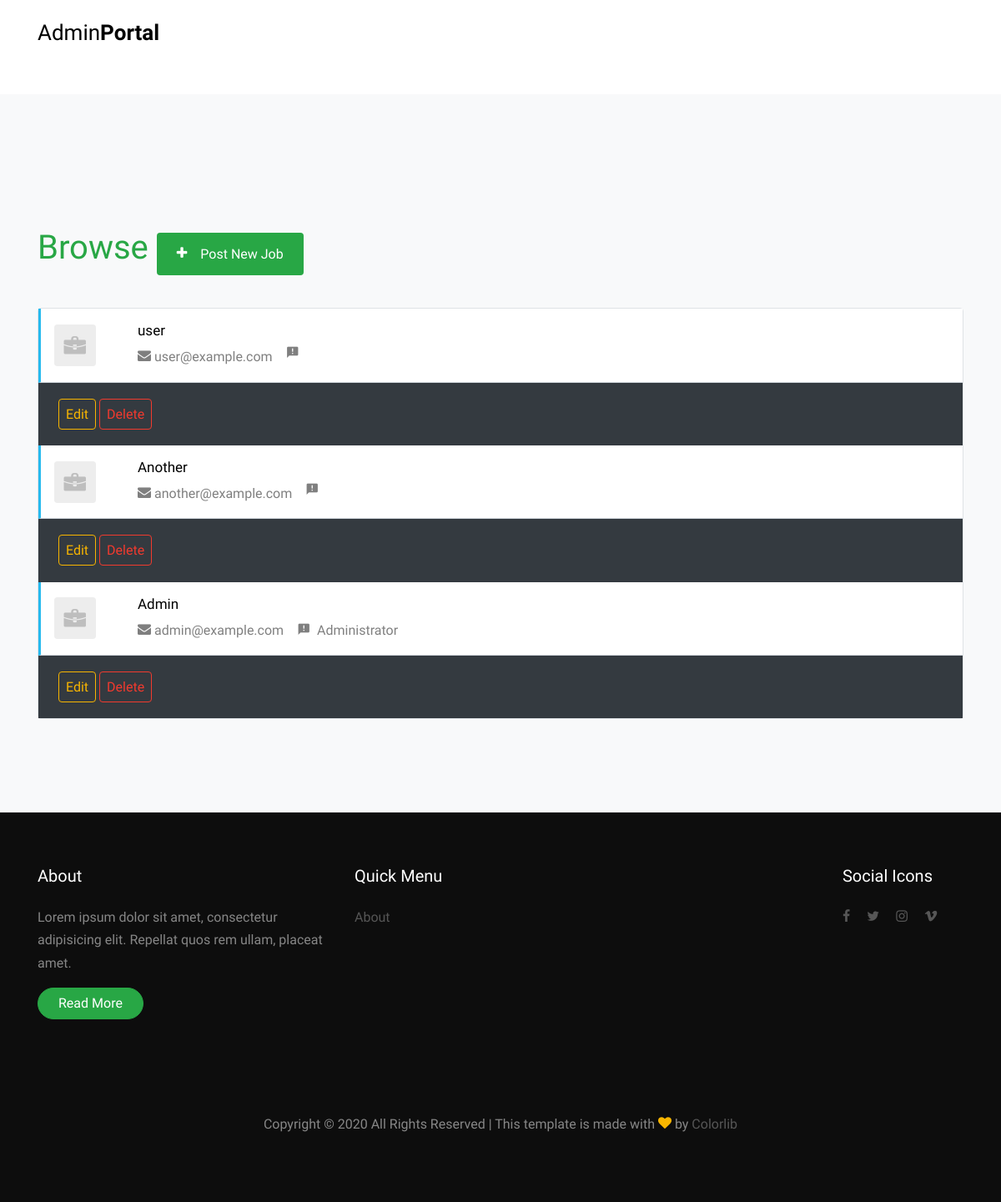
/admin/admin_users.php, run on an earlier commit of the app's database.
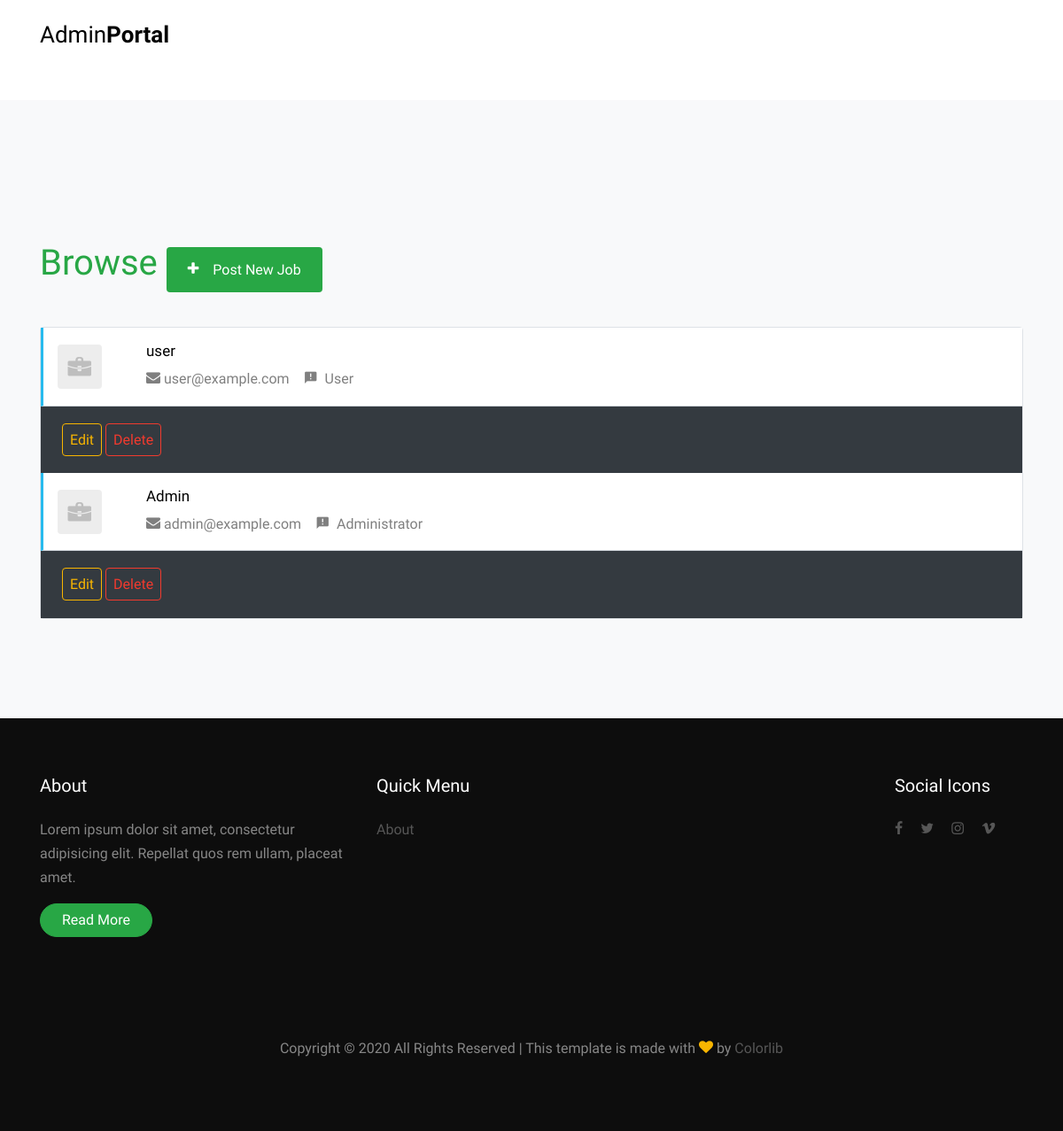
And on a later commit of the database.
### tables this page shows
CREATE TABLE `users` (
  `id` int NOT NULL AUTO_INCREMENT,
  `first_name` varchar(255) DEFAULT NULL,
  `last_name` varchar(255) DEFAULT NULL,
  `email` varchar(100) NOT NULL,
  `password` varchar(255) NOT NULL,
  `created_at` timestamp NULL DEFAULT NULL,
  `updated_at` timestamp NULL DEFAULT CURRENT_TIMESTAMP,
  `role_id` int DEFAULT NULL,
  PRIMARY KEY (`id`),
  UNIQUE KEY `key_email` (`email`)
);

CREATE TABLE `roles` (
  `id` int NOT NULL AUTO_INCREMENT,
  `name` varchar(50) NOT NULL,
  `active` tinyint(1) NOT NULL DEFAULT '1',
  PRIMARY KEY (`id`)
);

### admin/get_users.php (the view, shortened to what this page needs)
<?php
require("../db_conn.php");
$sql = "SELECT * FROM users";
if (mysqli_query($db, $sql)) :
    $result = mysqli_query($db, $sql);
    foreach ($result as $row) : ?>
        <a href="admin_job_single.php?jobid=<?php echo (urldecode($row['id'])) ?>&name=<?php echo ($row['name']) ?>" class="job-item d-block d-md-flex align-items-center fulltime">
            <div class="company-logo blank-logo text-center text-md-left pl-3">
                <img src="/src/images/company_logo_blank.png" alt="Image" class="img-fluid mx-auto">
            </div>
            <div class="job-details">
                <div class="p-3 align-self-center">
                    <h3><?php echo ($row['first_name']) ?></h3>
                    <div class="d-block d-lg-flex">
                        <div class="mr-3"><span class="icon-envelope mr-1"></span><?php echo ($row['email']) ?></div>
                        <div class="mr-3"><span class="icon-announcement mr-1"></span>
                            <?php
                            $get_roles = "SELECT * FROM roles WHERE id = '" . $row['role_id'] . "'";
                            $roles = mysqli_query($db, $get_roles);
                            $role = mysqli_fetch_array($roles);
                            echo ($role['name'])
                            ?>
                        </div>
                    </div>
                </div>
            </div>
            <div class="job-category align-self-center">
                <div class="p-3">
                </div>
            </div>
        </a>
        <div class="job-details mb-0 bg-dark">
            <div class="p-4">
                <span class="text-info p-2 rounded border border-warning "><a class="text-warning" href="admin_edit_user.php?edit=1&userid=<?= urldecode($row['id']) ?>">Edit</a></span>
                <span class="text-info p-2 rounded border border-danger text-danger"><a href="admin_user_delete.php?userid=<?= urldecode($row['id']) ?>" class="text-danger">Delete</a></span>
            </div>
        </div>
<?php
    endforeach;
else : echo "ERROR: Could not able to execute $sql. " . mysqli_error($db);
endif;
?>

What changed in the data, as far as the page shows it:
removed users: first_name "Another", email "another@example.com"
changed users "user": role.name (not shown) → "User"
